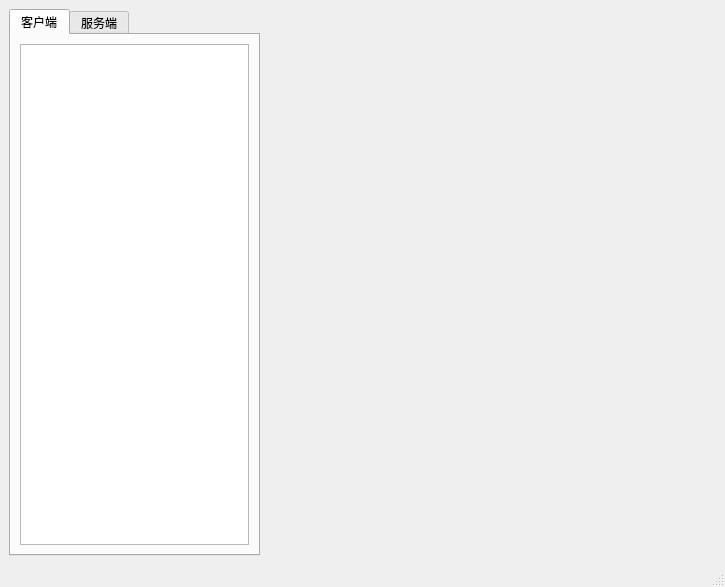
<?xml version="1.0" encoding="UTF-8"?>
<ui version="4.0">
 <class>MainWindow</class>
 <widget class="QMainWindow" name="MainWindow">
  <property name="geometry">
   <rect>
    <x>0</x>
    <y>0</y>
    <width>725</width>
    <height>587</height>
   </rect>
  </property>
  <property name="windowTitle">
   <string>MainWindow</string>
  </property>
  <widget class="QWidget" name="centralwidget">
   <layout class="QGridLayout" name="gridLayout_3">
    <item row="0" column="0">
     <widget class="QTabWidget" name="tabWidget">
      <property name="currentIndex">
       <number>0</number>
      </property>
      <widget class="QWidget" name="Tab_Server">
       <attribute name="title">
        <string>客户端</string>
       </attribute>
       <layout class="QGridLayout" name="gridLayout">
        <item row="0" column="0">
         <widget class="QTreeView" name="Client"/>
        </item>
       </layout>
      </widget>
      <widget class="QWidget" name="Tab_Clinet">
       <attribute name="title">
        <string>服务端</string>
       </attribute>
       <layout class="QGridLayout" name="gridLayout_2">
        <item row="0" column="0">
         <widget class="QTreeView" name="Server"/>
        </item>
       </layout>
      </widget>
     </widget>
    </item>
    <item row="0" column="1">
     <widget class="QStackedWidget" name="stackedWidget">
      <property name="minimumSize">
       <size>
        <width>450</width>
        <height>0</height>
       </size>
      </property>
      <property name="maximumSize">
       <size>
        <width>450</width>
        <height>16777215</height>
       </size>
      </property>
      <widget class="QWidget" name="page_3"/>
      <widget class="QWidget" name="page_4"/>
     </widget>
    </item>
   </layout>
  </widget>
  <widget class="QStatusBar" name="statusbar"/>
  <action name="action_open">
   <property name="text">
    <string>打开</string>
   </property>
  </action>
  <action name="action_new">
   <property name="text">
    <string>新建</string>
   </property>
  </action>
  <action name="action_save">
   <property name="text">
    <string>保存</string>
   </property>
  </action>
  <action name="action_about">
   <property name="text">
    <string>关于</string>
   </property>
  </action>
  <action name="action_saveAs">
   <property name="text">
    <string>另存为</string>
   </property>
  </action>
  <action name="action_help">
   <property name="text">
    <string>帮助</string>
   </property>
  </action>
 </widget>
 <resources/>
 <connections/>
</ui>
